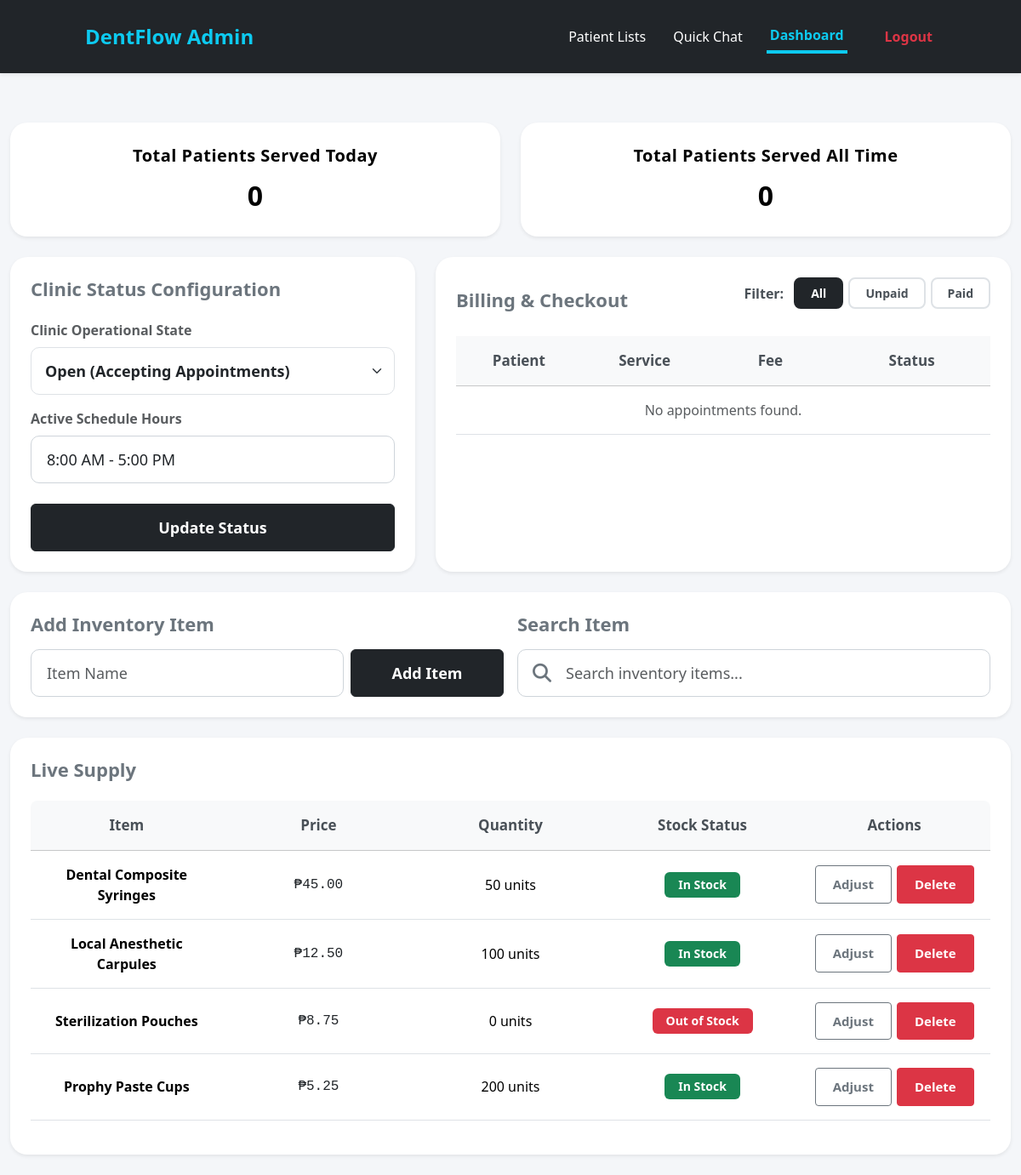
Screenshot of /admin_dashboard.php (signed in) with the database file from the repository.
### tables this page shows
CREATE TABLE `inventory` (
  `id` int(11) NOT NULL,
  `item` varchar(100) NOT NULL,
  `status` varchar(20) DEFAULT 'Out of Stock',
  `price` decimal(10,2) DEFAULT 0.00,
  `quantity` int(11) DEFAULT 0,
  `low_stock_limit` int(11) DEFAULT 10
);

### config.php (called while the page is built, shortened)
<?php
function getDB() {
    try {
        $conn = new mysqli(DB_HOST, DB_USER, DB_PASS, DB_NAME);
        return $conn;
    } catch (Exception $e) {
        die("Database connection error: " . $e->getMessage());
    }
}
function loadSessionFromDB() {
    $conn = getDB();
    $result = $conn->query("SELECT * FROM inventory ORDER BY id ASC");
}
loadSessionFromDB();
?>

### admin_dashboard.php (the view, shortened to what this page needs)
<?php
include('config.php');
?>
<!DOCTYPE html>
<html lang="en">
<head>
    <link href="https://cdn.jsdelivr.net/npm/bootstrap@5.3.3/dist/css/bootstrap.min.css" rel="stylesheet">
    <link rel="stylesheet" href="https://cdnjs.cloudflare.com/ajax/libs/font-awesome/6.5.0/css/all.min.css">
</head>
<body>
    <nav class="navbar navbar-expand-lg navbar-dark fixed-top shadow-sm">
        <div class="container-fluid px-0">
            <div class="logo">
                <a class="navbar-brand fw-bold mb-0" href="admin_dashboard.php">DentFlow Admin</a>
            </div>
            <div class="collapse navbar-collapse" id="mobileMenuToggle">
                <div class="navbar-nav ms-auto fw-medium align-items-lg-center text-center gap-lg-4 mt-2 mt-lg-0">
                    <a class="nav-link py-2 py-lg-0" href="admin_tracking.php">Patient Lists</a>
                    <a class="nav-link py-2 py-lg-0" href="admin_chat.php">Quick Chat</a>
                    <a class="nav-link active py-2 py-lg-0" href="admin_dashboard.php">Dashboard</a>
                    <a class="nav-link text-danger-custom fw-bold py-2 py-lg-0 ms-lg-3" href="app_process.php?action=logout">Logout</a>
                </div>
            </div>
        </div>
    </nav>
    <div class="container my-4">
        <div class="row g-4 mb-4">
            <div class="col-md-6">
                <div class="card border-0 shadow-sm text-center h-100 rounded-4 stats-card">
                    <div class="card-body p-4 d-flex flex-column justify-content-center">
                        <span class="stats-label fw-bold mb-2">Total Patients Served Today</span>
                        <?php
                        $today_counter = 0;
                        ?>
                        <p class="stats-number mb-0"><?php echo $today_counter; ?></p>
                    </div>
                </div>
            </div>
            <div class="col-md-6">
                <div class="card border-0 shadow-sm text-center h-100 rounded-4 stats-card">
                    <div class="card-body p-4 d-flex flex-column justify-content-center">
                        <span class="stats-label fw-bold mb-2">Total Patients Served All Time</span>
                        <?php
                        $alltime_counter = 0;
                        ?>
                        <p class="stats-number mb-0"><?php echo $alltime_counter; ?></p>
                    </div>
                </div>
            </div>
        </div>
        <div class="row g-4">
            <div class="col-lg-5">
                <div class="card border-0 shadow-sm rounded-4 p-4 bg-white h-100">
                    <h5 class="fw-bold mb-4 text-secondary">Clinic Status Configuration</h5>
                    <form method="POST" action="app_process.php">
                        <div class="mb-3">
                            <label class="form-label small fw-bold text-muted">Clinic Operational State</label>
                            <select name="is_open" class="form-select fw-bold">
                                <option value="Open" <?php echo (isset($_SESSION['dentist_status']) && $_SESSION['dentist_status'] === 'Open') ? 'selected' : ''; ?>>Open (Accepting Appointments)</option>
                            </select>
                        </div>
                        <div class="mb-3">
                            <label class="form-label small fw-bold text-muted">Active Schedule Hours</label>
                            <input type="text" name="schedule_hours" class="form-control text-dark" value="8:00 AM - 5:00 PM" required>
                        </div>
                        <button type="submit" class="btn btn-dark w-100 fw-bold mt-2">Update Status</button>
                    </form>
                </div>
            </div>
            <div class="col-lg-7">
                <div class="card border-0 shadow-sm rounded-4 p-4 bg-white h-100">
                    <div class="billing-header">
                        <h5 class="fw-bold mb-0 text-secondary">Billing & Checkout</h5>
                        <div class="filter-section">
                            <span class="filter-label">Filter:</span>
                            <div class="filter-buttons">
                                <button class="btn-filter active-all" data-filter="all" onclick="filterBilling('all')">All</button>
                                <button class="btn-filter" data-filter="unpaid" onclick="filterBilling('unpaid')">Unpaid</button>
                                <button class="btn-filter" data-filter="paid" onclick="filterBilling('paid')">Paid</button>
                            </div>
                        </div>
                    </div>
                    <div class="billing-table-wrapper">
                        <?php
                        $billing_count = 0;
                        $scroll_class = ($billing_count > 3) ? 'billing-scroll' : '';
                        ?>
                        <div class="<?php echo $scroll_class; ?>">
                            <table class="table table-billing align-middle table-sm" id="billingTable">
                                <thead class="table-light">
                                    <tr>
                                        <th class="text-center">Patient</th>
                                        <th class="text-center">Service</th>
                                        <th class="text-center">Fee</th>
                                        <th class="text-center">Status</th>
                                    </tr>
                                </thead>
                                <tbody id="billingBody">
                                    <?php
                                    $has_pending = false;
                                    ?>
                                    <?php if (!$has_pending && empty($_SESSION['appointments'])): ?>
                                    <tr><td colspan="4" class="text-center text-muted py-4">No appointments found.</td></tr>
                                    <?php elseif (!$has_pending && !empty($_SESSION['appointments'])): ?>
                                    <tr><td colspan="4" class="text-center text-muted py-4">All payments are completed.</td></tr>
                                    <?php endif; ?>
                                </tbody>
                            </table>
                        </div>
                    </div>
                </div>
            </div>
        </div>
        <div class="card border-0 shadow-sm rounded-4 p-4 mt-4 bg-white">
            <div class="row g-3">
                <div class="col-md-6">
                    <h5 class="fw-bold mb-3 text-secondary">Add Inventory Item</h5>
                    <form method="POST" action="app_process.php" class="row g-2">
                        <div class="col-md-8">
                            <input type="text" name="item" class="form-control" placeholder="Item Name" required>
                        </div>
                        <div class="col-md-4">
                            <button type="submit" class="btn btn-dark w-100 fw-bold">Add Item</button>
                        </div>
                    </form>
                </div>
                <div class="col-md-6">
                    <h5 class="fw-bold mb-3 text-secondary">Search Item</h5>
                    <div class="search-box">
                        <input type="text" id="searchInput" class="form-control" placeholder="Search inventory items..." onkeyup="filterItems()">
                    </div>
                </div>
            </div>
        </div>
        <div class="card border-0 shadow-sm rounded-4 p-4 mt-4 bg-white">
            <h5 class="fw-bold mb-4 text-secondary">Live Supply</h5>
            <div class="table-responsive">
                <table class="table table-inventory align-middle" id="inventoryTable">
                    <thead class="table-light">
                        <tr>
                            <th class="text-center" style="border-top-left-radius: 8px;">Item</th>
                            <th class="text-center">Price</th>
                            <th class="text-center">Quantity</th>
                            <th class="text-center">Stock Status</th>
                            <th class="text-center" style="border-top-right-radius: 8px;">Actions</th>
                        </tr>
                    </thead>
                    <tbody id="inventoryBody">
                        <?php
                        $inventory_items = $_SESSION['inventory'] ?? [];
                        foreach ($inventory_items as $id => $item):
                            $quantity = $item['quantity'] ?? 0;
                            $low_limit = $item['low_stock_limit'] ?? 10;
                            if ($quantity == 0) {
                                $status_class = 'bg-danger';
                                $status_text = 'Out of Stock';
                            } elseif ($quantity <= $low_limit) {
                                $status_class = 'bg-warning text-dark';
                                $status_text = 'Low Stock';
                            } else {
                                $status_class = 'bg-success';
                                $status_text = 'In Stock';
                            }
                            $item_id = $item['id'] ?? $id;
                        ?>
                        <tr class="inventory-row" data-item="<?php echo strtolower(htmlspecialchars($item['item'])); ?>">
                            <td class="text-center"><strong><?php echo htmlspecialchars($item['item']); ?></strong></td>
                            <td class="text-center font-monospace text-dark">₱<?php echo number_format($item['price'] ?? 0, 2); ?></td>
                            <td class="text-center"><?php echo $quantity; ?> units</td>
                            <td class="text-center">
                                <span class="badge <?php echo $status_class; ?>"><?php echo $status_text; ?></span>
                            </td>
                            <td class="text-center">
                                <div class="action-buttons-inventory">
                                    <button class="btn btn-sm btn-outline-secondary fw-bold" data-bs-toggle="modal" data-bs-target="#invModal<?php echo $item_id; ?>">Adjust</button>
                                    <button class="btn btn-sm btn-danger-custom fw-bold" data-bs-toggle="modal" data-bs-target="#deleteModal<?php echo $item_id; ?>">Delete</button>
                                </div>
                            </td>
                        </tr>
                        <?php endforeach; ?>
                    </tbody>
                </table>
            </div>
        </div>
    </div>
</body>
</html>

### admin_dashboard.php (style rules this page uses)
body { margin: 0; font-family: system-ui, -apple-system, sans-serif; background-color: #f4f6f9; padding-top: 120px; }
nav { background-color: #212529 !important; padding: 15px 20px !important; transition: padding 0.3s ease; }
.navbar-brand { color: #0dcaf0 !important; text-decoration: none; font-weight: bold; font-size: 24px; }
.logo { display: flex; align-items: center; gap: 10px; }
.nav-link { color: white; text-decoration: none; font-weight: 500; display: inline-block; border-bottom: 4px solid transparent; transition: border-color 0.2s ease, opacity 0.2s ease; background: none; border: none; }
@media (min-width: 992px) { nav { padding: 20px 100px !important; } }
@media (min-width: 992px) { .nav-link { padding: 6px 4px !important; } }
@media (min-width: 992px) { .nav-link:hover, .nav-link.active { border-bottom: 4px solid #0dcaf0; color: #0dcaf0 !important; background: transparent !important; } }
.text-danger-custom { color: #dc3545; }
.nav-link.active { opacity: 1 !important; font-weight: 700; border-bottom: 4px solid #0dcaf0 !important; }
.stats-card { border-radius: 16px !important; transition: transform 0.2s ease; }
.stats-number { font-size: 32px !important; font-weight: 700 !important; color: #000000 !important; }
.stats-label { font-size: 20px !important; font-weight: 600 !important; letter-spacing: 0.5px; text-transform: none !important; color: #000000 !important; }
.card { border-radius: 20px !important; }
.card h5 { font-size: 22px !important; }
.table td, .table th { vertical-align: middle !important; text-align: center !important; font-size: 16px !important; padding: 16px 12px !important; }
.table th { font-weight: 700 !important; color: #495057 !important; font-size: 17px !important; }
.badge { font-weight: 600 !important; padding: 8px 16px !important; font-size: 14px !important; }
.badge.bg-danger { background-color: #dc3545 !important; }
.badge.bg-success { background-color: #198754 !important; }
.form-control { border-radius: 10px !important; border: 1px solid #ced4da !important; padding: 14px 18px !important; font-size: 18px !important; height: 56px !important; }
.form-label { font-size: 16px !important; font-weight: 600 !important; }
.form-select { border-radius: 10px !important; font-size: 18px !important; height: 56px !important; padding: 12px 16px !important; }
.btn-dark { background-color: #212529 !important; border-color: #212529 !important; font-size: 18px !important; padding: 14px !important; height: 56px !important; }
.btn-danger-custom { background-color: #dc3545 !important; border-color: #dc3545 !important; color: white !important; font-size: 14px !important; padding: 8px 16px !important; }
.btn-outline-secondary { font-size: 14px !important; padding: 8px 16px !important; }
.table-billing th, .table-billing td { width: 20% !important; }
.table-billing th:last-child, .table-billing td:last-child { width: 25% !important; }
.table-inventory th, .table-inventory td { width: 20% !important; }
.container { max-width: 1200px !important; }
.btn-sm { padding: 10px 20px !important; font-size: 15px !important; }
.search-box { position: relative; }
.search-box .form-control { padding-left: 56px !important; }
.action-buttons-inventory { display: flex; gap: 6px; justify-content: center; flex-wrap: wrap; }
.action-buttons-inventory .btn { white-space: nowrap; }
.billing-table-wrapper { position: relative; }
.filter-section { display: flex; align-items: center; justify-content: flex-end; gap: 12px; margin-bottom: 16px; flex-wrap: wrap; }
.filter-section .filter-label { font-weight: 600; color: #495057; font-size: 16px; }
.filter-section .filter-buttons { display: flex; gap: 6px; }
.filter-section .filter-buttons .btn-filter { padding: 6px 18px; border-radius: 8px; font-size: 14px; font-weight: 600; border: 2px solid #dee2e6; background: white; color: #495057; transition: all 0.2s ease; cursor: pointer; }
.filter-section .filter-buttons .btn-filter.active-all { border-color: #212529; background: #212529; color: white; }
.billing-header { display: flex; align-items: center; justify-content: space-between; margin-bottom: 16px; flex-wrap: wrap; }
.billing-header h5 { margin-bottom: 0; }

### rows the page displays
inventory: item "Dental Composite Syringes", price "45.00", quantity "50", status_text "In Stock"
inventory: item "Local Anesthetic Carpules", price "12.50", quantity "100", status_text "In Stock"
inventory: item "Sterilization Pouches", price "8.75", quantity "0", quantity "Out of Stock"
inventory: item "Prophy Paste Cups", price "5.25", quantity "200", status_text "In Stock"

### other values shown
$today_counter "0"
$alltime_counter "0"
